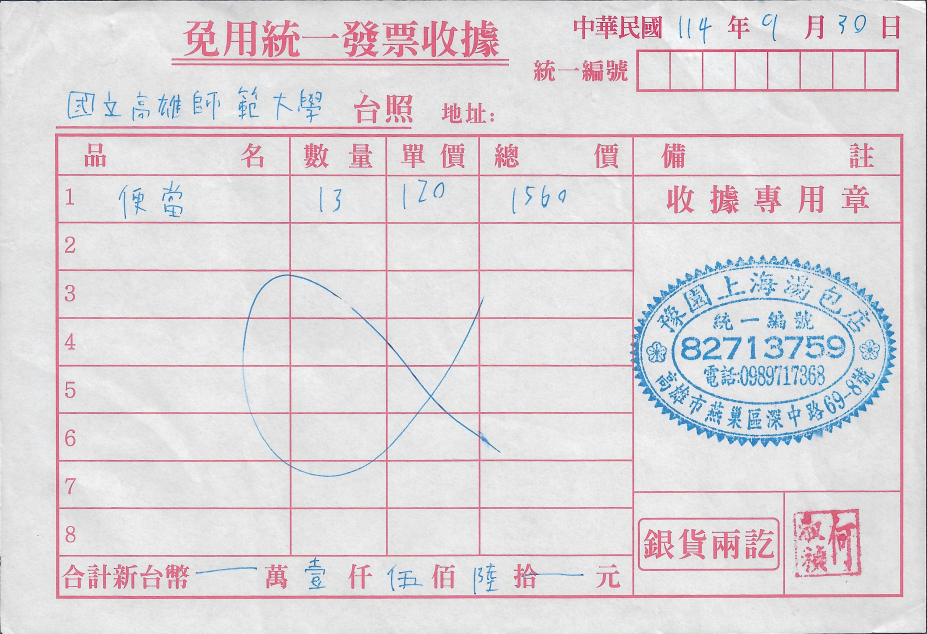
#> input picture dev_data/test_images/手寫收據20251117_split_0_1766302781.jpg, 3706 x 2535 px (shown at 1/4 size)
$ python test_rapidocr.py
#> lines starting #> are read from the running program, lines starting #| are printed output that depends on the picture; after the words box and inside, x2 and y2 are one past the last pixel; in counts of white or black regions, pixels touching at a corner belong together
### backend/utils/utils.py
# utils/utils.py
import cv2
import numpy as np
import os
import logging
from pathlib import Path
import shutil
import tempfile
from typing import List, AsyncGenerator
from contextlib import asynccontextmanager

from fastapi import UploadFile

logger = logging.getLogger(__name__)


def cv_imread_chinese(filepath: str) -> np.ndarray:
    """支援中文路徑的 OpenCV 圖像讀取，並擴充 JXL 支援。"""
    try:
        source = Path(filepath)

        # 針對 JXL 案件進行特別處理 (因為 cv2.imdecode 不支援 JXL)
        if source.suffix.lower() == ".jxl":
            import imagecodecs

            raw = source.read_bytes()
            # imagecodecs 回傳通常是 RGB，轉換為 BGR 以符合 OpenCV 慣例
            arr = imagecodecs.jpegxl_decode(raw)
            if len(arr.shape) == 3 and arr.shape[2] == 3:
                return cv2.cvtColor(arr, cv2.COLOR_RGB2BGR)
            return arr

        cv_img = cv2.imdecode(np.fromfile(filepath, dtype=np.uint8), -1)
#> cv_img is the input picture: shape (2535, 3706, 3); mean B, G, R 220.1, 216.6, 222.2
        if cv_img is None:
            raise ValueError("cv2.imdecode returned None")
        return cv_img
    except Exception as e:
        raise IOError(f"讀取圖片失敗: {filepath}. 錯誤: {e}")


# [23 lines left out: function cv_imwrite_chinese, not called in this run]

@asynccontextmanager
async def handle_upload_files(files: List[UploadFile]) -> AsyncGenerator[List[str], None]:
    """
    非同步 Context Manager，處理上傳檔案並自動清理暫存資料夾。

    Args:
        files: FastAPI UploadFile 列表

    Yields:
        List[str]: 已儲存到暫存目錄的檔案絕對路徑列表
    """
    temp_dir = tempfile.mkdtemp()
    saved_file_paths = []

    try:
        for file in files:
            file_path = os.path.join(temp_dir, file.filename)
            with open(file_path, "wb") as buffer:
                shutil.copyfileobj(file.file, buffer)
            saved_file_paths.append(file_path)

        yield saved_file_paths

    finally:
        shutil.rmtree(temp_dir, ignore_errors=True)

### backend/processing/rapidocr_handler.py
# backend/processing/rapidocr_handler.py
"""
RapidOCR Handler - 輕量級 OCR 處理器

使用 RapidOCR (ONNX Runtime) 進行文字識別，
相比 PaddleOCR 更輕量（~14MB vs ~200MB+）且速度更快。

主要用於傳統發票（無 QR Code）的文字識別，
作為 VLM 視覺識別的參考資料進行交叉驗證。
"""
import logging
import numpy as np
from typing import Optional

logger = logging.getLogger(__name__)

# 嘗試導入 RapidOCR
try:
    from rapidocr_onnxruntime import RapidOCR
    RAPIDOCR_AVAILABLE = True
except ImportError:
    RAPIDOCR_AVAILABLE = False
    logger.warning("rapidocr-onnxruntime 未安裝，RapidOCR 功能不可用")


class RapidOCRHandler:
    """
    輕量級 OCR 處理器

    Features:
    - 使用 ONNX Runtime 推論，CPU 友好
    - 支援中英文混合識別
    - 輸出包含文字、位置、信心度
    """

    def __init__(self, config: dict):
        """
        初始化 RapidOCR Handler

        Args:
            config: 配置字典
        """
        self.config = config
        self.engine: Optional[RapidOCR] = None
        self._initialized = False

    def _ensure_initialized(self):
        """延遲初始化 OCR 引擎"""
        if self._initialized:
            return

        if not RAPIDOCR_AVAILABLE:
            logger.error("RapidOCR 不可用")
            self._initialized = True
            return

        try:
            logger.info("正在初始化 RapidOCR 引擎 (PP-OCRv5 Server, max_side_len=2560)...")
            self.engine = RapidOCR(
                ocr_version='PP-OCRv5',
                det_model_type='server',
                rec_model_type='server',
                det_limit_side_len=2560,  # 提高最大像素以增強識別精度
                det_db_unclip_ratio = 2.0, #提高檢測範圍，降低分詞
                det_db_box_thresh=0.15, #降低門檻，把那些寫很淡的字（如手寫日期）硬抓出來
                det_db_thresh=0.2 #降低連通域閾值，只要有一點點像素連著就算同一個字
            )
            logger.info("RapidOCR 引擎初始化完成 (PP-OCRv5 Server)")
        except Exception as e:
            logger.error(f"初始化 RapidOCR 失敗: {e}", exc_info=True)
            self.engine = None

        self._initialized = True

    def do_ocr(self, image_array: np.ndarray) -> tuple[list[dict], dict]:
        """
        執行 OCR 並返回結構化結果與統計資訊

        Args:
            image_array: OpenCV 格式的圖片陣列 (BGR 或灰階)

        Returns:
            tuple: (result, stats)
                result: list of dict [{"text": "...", "box": [...], "confidence": 0.95}, ...]
                stats: {"engine": "rapidocr", "total_time_s": float, "text_blocks_count": int, ...}
        """
        import time
        start_time = time.time()

        self._ensure_initialized()

        empty_stats = {
            "engine": "rapidocr",
            "total_time_s": 0,
            "text_blocks_count": 0,
            "started_at": int(start_time),
            "completed_at": int(start_time)
        }

        if not self.engine:
            logger.warning("RapidOCR 引擎不可用，返回空結果")
            return [], empty_stats

        try:
            logger.debug("執行 RapidOCR 識別...")

            # RapidOCR 接受 numpy array 作為輸入
            result, elapse = self.engine(image_array)

            end_time = time.time()

            if result is None:
                logger.debug("RapidOCR 未識別到任何文字")
                stats = {
                    "engine": "rapidocr",
                    "total_time_s": round(end_time - start_time, 3),
                    "text_blocks_count": 0,
                    "started_at": int(start_time),
                    "completed_at": int(end_time)
                }
                return [], stats

            structured_results = []
            for item in result:
                # RapidOCR 返回格式: [[四個角點座標], 文字, 信心度]
                box_points, text, confidence = item

                # 將四個角點轉換為邊界框 [x1, y1, x2, y2]
                x_coords = [p[0] for p in box_points]
                y_coords = [p[1] for p in box_points]
                x1, x2 = int(min(x_coords)), int(max(x_coords))
                y1, y2 = int(min(y_coords)), int(max(y_coords))

                structured_results.append({
                    "text": text,
                    "box": [x1, y1, x2, y2],
                    "confidence": float(confidence)
                })

            # RapidOCR elapse 可能是 list 或 float
            if isinstance(elapse, list):
                ocr_time = sum(elapse) if elapse else 0
            else:
                ocr_time = elapse

            stats = {
                "engine": "rapidocr",
                "total_time_s": round(end_time - start_time, 3),
                "ocr_engine_time_s": round(ocr_time, 3) if ocr_time else None,
                "text_blocks_count": len(structured_results),
                "started_at": int(start_time),
                "completed_at": int(end_time)
            }

            logger.debug(f"RapidOCR 識別完成，共 {len(structured_results)} 個文字區塊，耗時 {stats['total_time_s']}s")
            return structured_results, stats

        except Exception as e:
            logger.error(f"RapidOCR 識別失敗: {e}", exc_info=True)
            end_time = time.time()
            stats = {
                "engine": "rapidocr",
                "total_time_s": round(end_time - start_time, 3),
                "text_blocks_count": 0,
                "error": str(e),
                "started_at": int(start_time),
                "completed_at": int(end_time)
            }
            return [], stats

    # [87 lines left out: functions to_plain_text, get_high_confidence_text, extract_numbers, not called in this run]


# 測試用
# [32 lines that do not run on import are left out]

### scripts/test_rapidocr.py
#!/usr/bin/env python
# -*- coding: utf-8 -*-
"""
RapidOCR 單一模組測試腳本

用法：
    python test_rapidocr.py [圖片路徑...]

    如果沒有指定圖片，會使用 docs/test_images/ 中的預設收據圖片。
"""

import os
import sys
import time
import cv2
import numpy as np

# 確保可以 import backend 模組
sys.path.insert(0, os.path.dirname(os.path.abspath(__file__)))

from backend.processing.rapidocr_handler import RapidOCRHandler
from backend.processing.receipt_virtual_ocr import (
    classify_text_to_regions,
    format_regions_to_markdown
)
from backend.utils import utils

# 輸出目錄
DEBUG_OUTPUT_DIR = "dev_data/debug_output"

def remove_lines(img):
    gray = cv2.cvtColor(img, cv2.COLOR_BGR2GRAY)
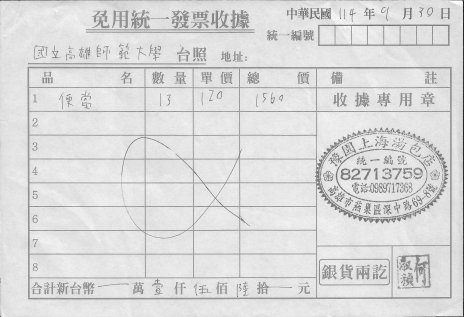
#> gray: shape (2535, 3706) (shown at 1/8 size); min 1, max 255, mean 218.7

    # 二值化 (黑白分明)
    thresh = cv2.adaptiveThreshold(gray, 255, cv2.ADAPTIVE_THRESH_MEAN_C, cv2.THRESH_BINARY, 15, -2)
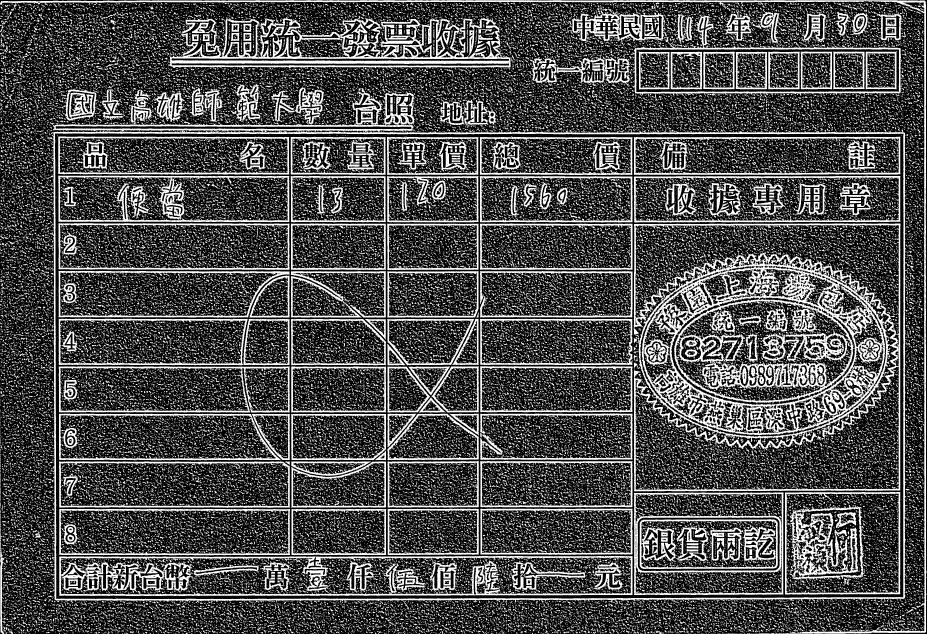
#> thresh: shape (2535, 3706) (shown at 1/4 size); 29.7% white; 86907 white regions (65360 under 20 px), largest, box (x1, y1, x2, y2) and area: (2535, 894, 3602, 1966) 302427, (199, 352, 3636, 2418) 107864, (671, 66, 2046, 282) 95123

    # 定義橫線和直線的結構元素
    horizontal = np.copy(thresh)
    vertical = np.copy(thresh)

    # 1. 抓橫線 (寬度 > 30px)
    cols = horizontal.shape[1]
    horizontal_size = cols // 30
    horizontalStructure = cv2.getStructuringElement(cv2.MORPH_RECT, (horizontal_size, 1))
    horizontal = cv2.erode(horizontal, horizontalStructure)
#> horizontal: shape (2535, 3706); 3.1% white; 138 white regions (26 under 20 px), largest, box (x1, y1, x2, y2) and area: (64, 1, 3642, 10) 17953, (265, 528, 3559, 537) 15713, (279, 2389, 3559, 2402) 13894
    horizontal = cv2.dilate(horizontal, horizontalStructure)
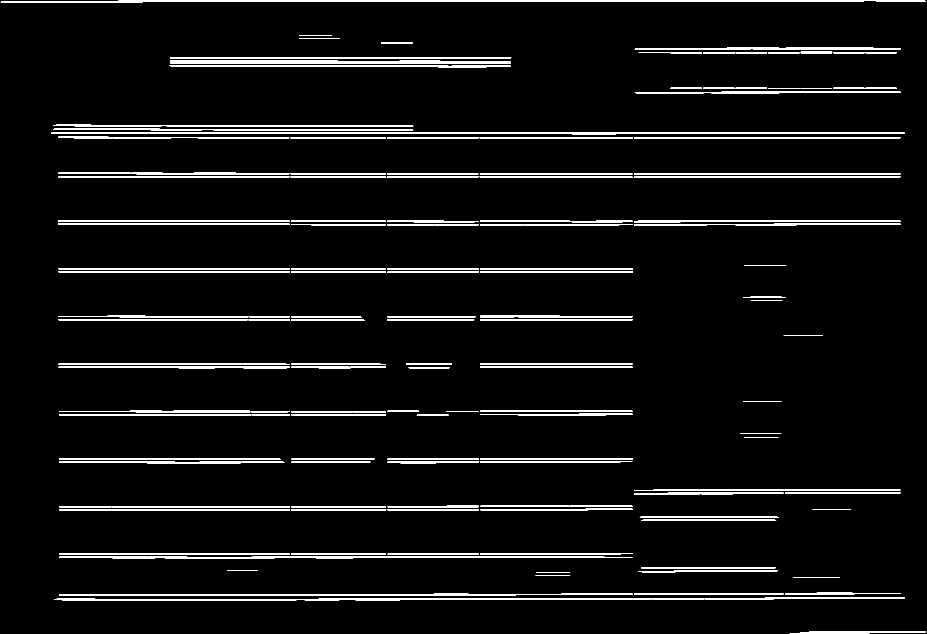
#> horizontal: shape (2535, 3706) (shown at 1/4 size); 4.3% white; 136 white regions, largest, box (x1, y1, x2, y2) and area: (3, 1, 3703, 10) 21125, (204, 528, 3620, 537) 18519, (218, 2389, 3620, 2402) 17066

    # 2. 抓直線 (高度 > 30px)
    rows = vertical.shape[0]
    vertical_size = rows // 30
    verticalStructure = cv2.getStructuringElement(cv2.MORPH_RECT, (1, vertical_size))
    vertical = cv2.erode(vertical, verticalStructure)
#> vertical: shape (2535, 3706); 1% white; 176 white regions (28 under 20 px), largest, box (x1, y1, x2, y2) and area: (3697, 45, 3704, 2490) 14048, (3613, 572, 3620, 2354) 9237, (215, 569, 225, 2360) 9054
    vertical = cv2.dilate(vertical, verticalStructure)
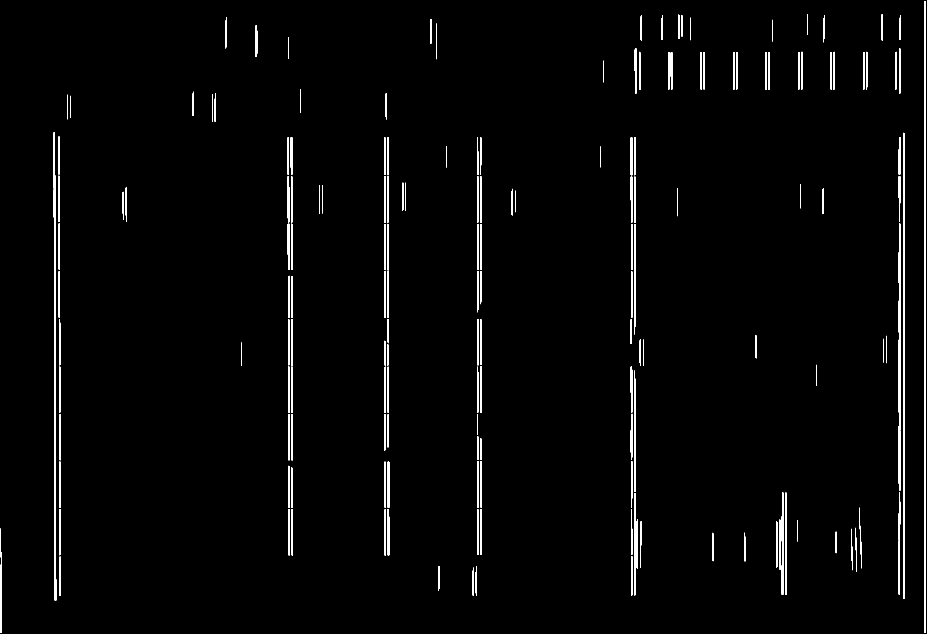
#> vertical: shape (2535, 3706) (shown at 1/4 size); 1.7% white; 173 white regions, largest, box (x1, y1, x2, y2) and area: (3697, 4, 3704, 2532) 15210, (215, 528, 225, 2402) 10382, (3613, 531, 3620, 2396) 10233

    # 3. 建立遮罩 (橫線 + 直線)
    mask = horizontal + vertical
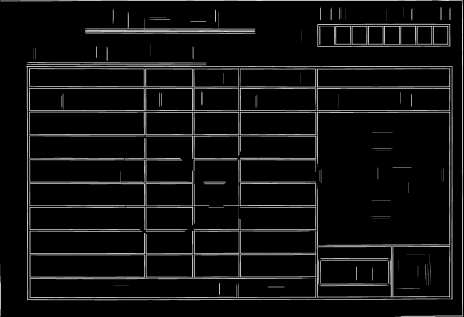
#> mask: shape (2535, 3706) (shown at 1/8 size); min 0, max 255, mean 15.4

    # 4. 把線條塗白 (Inpainting) 或者簡單地相加
    # 這裡用一個簡單暴力的 trick: 把遮罩區域變白
    result = img.copy()
    # 膨脹一下遮罩，確保線條被蓋乾淨
    mask = cv2.dilate(mask, np.ones((3,3), np.uint8), iterations=2)
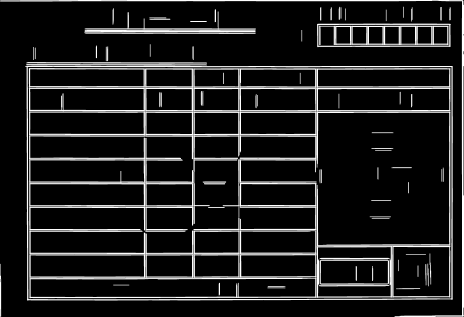
#> mask: shape (2535, 3706) (shown at 1/8 size); min 0, max 255, mean 27.6

    # 將線條區域設為白色 (假設背景是白)
    result[mask == 255] = (255, 255, 255)
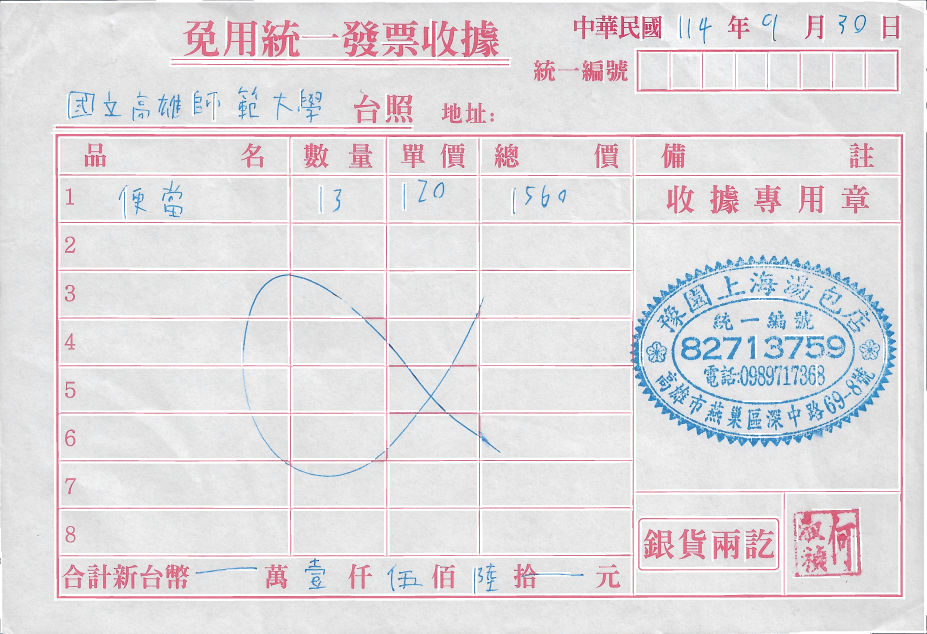
#> result: shape (2535, 3706, 3) (shown at 1/4 size); mean B, G, R 224.9, 221.8, 225.8

    return result


# [61 lines left out: function draw_debug_image, not called in this run]


def test_single_image(handler: RapidOCRHandler, image_path: str):
    """測試單張圖片的 OCR"""
    print(f"\n{'='*60}")
    print(f"圖片: {os.path.basename(image_path)}")
    print(f"{'='*60}")

    # 讀取圖片
    image = utils.cv_imread_chinese(image_path)
    if image is None:
        print(f"  ❌ 無法讀取圖片: {image_path}")
        return None

    image = remove_lines(image)

    h, w = image.shape[:2]
    print(f"  尺寸: {w}x{h}")
#|   尺寸: 3706x2535

    # 執行 OCR
    start_time = time.time()
    ocr_result, ocr_stats = handler.do_ocr(image)
#> (the call stopped at in _ensure_initialized, `self.engine = RapidOCR( ocr_version='PP-OCRv5', det_model_type='server..`: rapidocr_onnxruntime is not available in this run)
#> ocr_result = []; ocr_stats = {'engine': 'rapidocr', 'total_time_s': 0, 'text_blocks_count': 0, 'started_at': 1795191765, 'completed_at': 1795191765}
    elapsed = time.time() - start_time

    print(f"  OCR 時間: {elapsed:.2f}s (引擎: {ocr_stats.get('ocr_engine_time_s', 'N/A')}s)")
#|   OCR 時間: 0.01s (引擎: N/As)
    print(f"  識別區塊: {len(ocr_result)} 個")
#|   識別區塊: 0 個

    if not ocr_result:
        print("  ⚠️  未識別到任何文字")
        return None

    # 輸出原始 OCR 結果
    print(f"\n  [原始 OCR 結果]")
    for item in ocr_result:
        box = item['box']
        conf = item['confidence']
        text = item['text']
        print(f"    [{box[0]:4d},{box[1]:4d}]-[{box[2]:4d},{box[3]:4d}] ({conf:.2f}) \"{text}\"")

    # 繪製 Debug 圖片
    os.makedirs(DEBUG_OUTPUT_DIR, exist_ok=True)
    base_name = os.path.splitext(os.path.basename(image_path))[0]
    debug_path = os.path.join(DEBUG_OUTPUT_DIR, f"{base_name}_debug.jpg")
    draw_debug_image(image, ocr_result, debug_path)
    print(f"\n  [Debug 圖片] {debug_path}")

    # 轉換為虛擬分區格式
    ocr_for_classify = []
    for item in ocr_result:
        box = item["box"]
        four_points = [
            [box[0], box[1]],
            [box[2], box[1]],
            [box[2], box[3]],
            [box[0], box[3]]
        ]
        ocr_for_classify.append([four_points, item["text"], item["confidence"]])

    # 虛擬分區
    regions = classify_text_to_regions(ocr_for_classify, h, w)

    print(f"\n  [虛擬分區統計]")
    for region_name, items in regions.items():
        print(f"    {region_name}: {len(items)} 項")

    # 格式化為 Markdown
    markdown = format_regions_to_markdown(regions)

    print(f"\n  [格式化輸出]")
    print("-" * 50)
    print(markdown)
    print("-" * 50)

    return {
        'ocr_result': ocr_result,
        'regions': regions,
        'markdown': markdown,
        'stats': ocr_stats,
        'debug_image': debug_path
    }


def main():
    # 預設測試圖片
    default_images = [
        "dev_data/test_images/手寫收據20251117_split_0_1766302781.jpg",
        "dev_data/test_images/手寫收據20251117_split_1_1766160419.jpg",
        "dev_data/test_images/手寫收據20251118.1_split_1_1766160420.jpg",
    ]

    # 使用命令列參數或預設
    test_images = sys.argv[1:] if len(sys.argv) > 1 else default_images

    print("=" * 60)
    print("RapidOCR 測試腳本")
    print("PP-OCRv5 Server | det_limit_side_len=2560")
    print(f"Debug 輸出: {DEBUG_OUTPUT_DIR}/")
    print("=" * 60)

    # 初始化 handler
    print("\n[初始化 RapidOCRHandler...]")
    handler = RapidOCRHandler({})

    # 測試每張圖片
    results = {}
    for img_path in test_images:
        if os.path.exists(img_path):
            result = test_single_image(handler, img_path)
            if result:
                results[img_path] = result
        else:
            print(f"\n⚠️  檔案不存在: {img_path}")

    # 總結
    print(f"\n{'='*60}")
    print(f"測試完成: {len(results)}/{len(test_images)} 張成功")
    if results:
        print(f"Debug 圖片已儲存至: {DEBUG_OUTPUT_DIR}/")
    print(f"{'='*60}")


if __name__ == "__main__":
    main()
